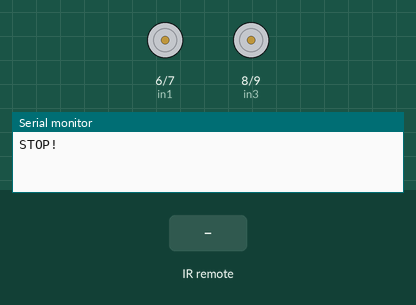
Simulated run of this sketch. Board: Arduino Uno, built with avr-gcc and run on an emulated ATmega328P. On the bench: motor-driver pin pairs drawn as motors (green arrow = first pin HIGH = forward, orange = second pin HIGH = backward, longer = more drive, scaled by the enable pin), the last lines printed to the serial monitor. The inputs (shaded band) are chosen by the test bench.

Above: at 1.2 s.
1.3 s: infrared code 0x8ABC10A1 received
At 2.6 s:
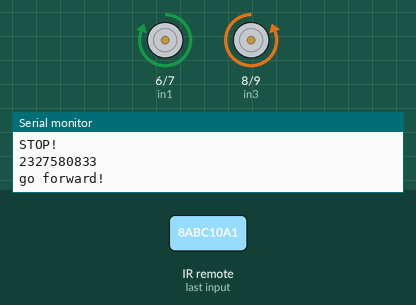
2.9 s: infrared code 0xA014D267 received
At 3.9 s:
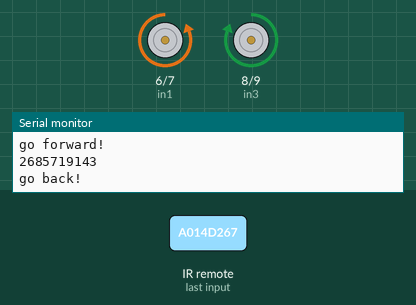
4.5 s: infrared code 0x263D2F05 received
At 5.1 s:
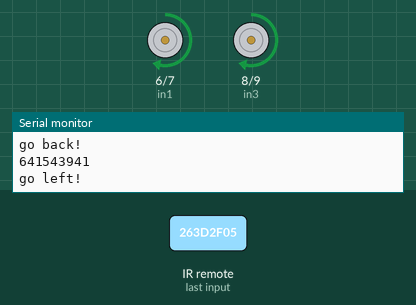
6.1 s: infrared code 0xE4F9FE83 received
At 7.4 s:
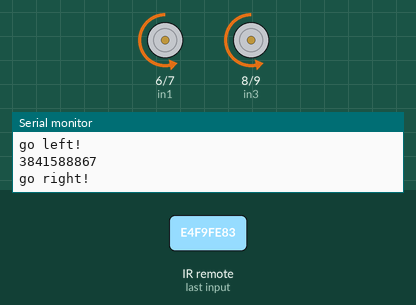
7.7 s: infrared code 0x6C2F5EA1 received
At 8.8 s:
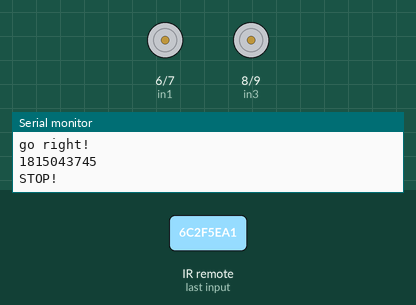
9.3 s: infrared code 0x8ABC10A1 received
At 10.0 s:
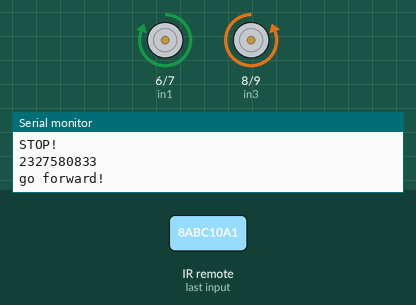
Timing chart, 0 to 11.9 s (numbered marks = the images above; inputs shaded):
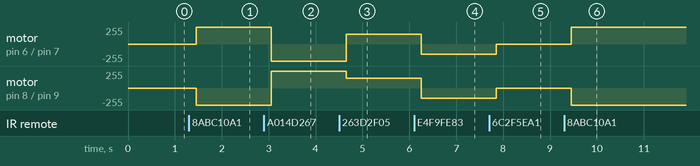

Measured:
- after the input at 1.3 s, motor on pin 6 (in1) / pin 7 (in2): stopped → forward 255/255 after 0.15 s; motor on pin 8 (in3) / pin 9 (in4): stopped → backward 255/255 after 0.15 s
- after the input at 2.9 s, motor on pin 6 (in1) / pin 7 (in2): forward 255/255 → backward 255/255 after 0.15 s; motor on pin 8 (in3) / pin 9 (in4): backward 255/255 → forward 255/255 after 0.15 s
- after the input at 4.5 s, motor on pin 6 (in1) / pin 7 (in2): backward 255/255 → forward 150/255 after 0.15 s; motor on pin 8 (in3) / pin 9 (in4): forward 255/255 → forward 150/255 after 0.15 s
- after the input at 6.1 s, motor on pin 6 (in1) / pin 7 (in2), motor on pin 8 (in3) / pin 9 (in4): forward 150/255 → backward 150/255 after 0.15 s
- after the input at 7.7 s, motor on pin 6 (in1) / pin 7 (in2), motor on pin 8 (in3) / pin 9 (in4): backward 150/255 → stopped after 0.15 s
- after the input at 9.3 s, motor on pin 6 (in1) / pin 7 (in2): stopped → forward 255/255 after 0.15 s; motor on pin 8 (in3) / pin 9 (in4): stopped → backward 255/255 after 0.15 s

The sketch:

Infrared_remote_control_car.ino
```cpp
//www.elegoo.com
//2016.09.23

#include <IRremote.h>
int receiverpin = 12;
int in1=6;
int in2=7;
int in3=8;
int in4=9;
int ENA=5;
int ENB=11;
int ABS=150;
unsigned long RED;
//#define A 16736925
//#define A 5316027 // avant de la télécommande du robot
#define A 2327580833 // avant de la télécommande de la chaine

//#define B 16754775
//#define B 2747854299 // arriere de la télécommande du robot
#define B 2685719143 // arriere de la télécommande de la chaine

//#define X 16712445
//#define X 3622325019 // OK de la télécommande du robot
#define X 1815043745 // stop de la télécommande de la chaine

//#define C 16720605
//#define C 1386468383 // gauche de la télécommande du robot
#define C 641543941 // gauche de la télécommande de la chaine


//#define D 16761405
//#define D 553536955 // droite de la télécommande du robot
#define D 3841588867 // droite de la télécommande de la chaine


IRrecv irrecv(receiverpin);
decode_results results;

void _mForward()
{
  digitalWrite(ENA,HIGH);
  digitalWrite(ENB,HIGH);
  digitalWrite(in1,HIGH);//digital output
  digitalWrite(in2,LOW);
  digitalWrite(in3,LOW);
  digitalWrite(in4,HIGH);
  Serial.println("go forward!");
}
void _mBack()
{
  digitalWrite(ENA,HIGH);
  digitalWrite(ENB,HIGH);
  digitalWrite(in1,LOW);
  digitalWrite(in2,HIGH);
  digitalWrite(in3,HIGH);
  digitalWrite(in4,LOW);
  Serial.println("go back!");
}
void _mleft()
{
  analogWrite(ENA,ABS);
  analogWrite(ENB,ABS);
  digitalWrite(in1,HIGH);
  digitalWrite(in2,LOW);
  digitalWrite(in3,HIGH);
  digitalWrite(in4,LOW);
  Serial.println("go left!");
}
void _mright()
{
  analogWrite(ENA,ABS);
  analogWrite(ENB,ABS);
  digitalWrite(in1,LOW);
  digitalWrite(in2,HIGH);
  digitalWrite(in3,LOW);
  digitalWrite(in4,HIGH);
  Serial.println("go right!");
}
void _mStop()
{
  digitalWrite(ENA,LOW);
  digitalWrite(ENB,LOW);
  Serial.println("STOP!");
}
void setup() {
  // put your setup code here, to run once:
  pinMode(in1,OUTPUT);
  pinMode(in2,OUTPUT);
  pinMode(in3,OUTPUT);
  pinMode(in4,OUTPUT);
  pinMode(ENA,OUTPUT);
  pinMode(ENB,OUTPUT);
  pinMode(receiverpin,INPUT);
  Serial.begin(9600);
  _mStop();
  irrecv.enableIRIn();
}

void loop() {
  if (irrecv.decode(&results))
    {

      RED=results.value;
       Serial.println(RED);
       irrecv.resume();
    delay(150);
    if(RED==A)
  {
     _mForward();
  }

  else if(RED==B)
  {
        _mBack();
  }

  else if(RED==C)
  {
        _mleft();
  }

  else if(RED==D)
  {
        _mright();
   }

  else if(RED==X)
  {
         _mStop();
   }
}
}
```
